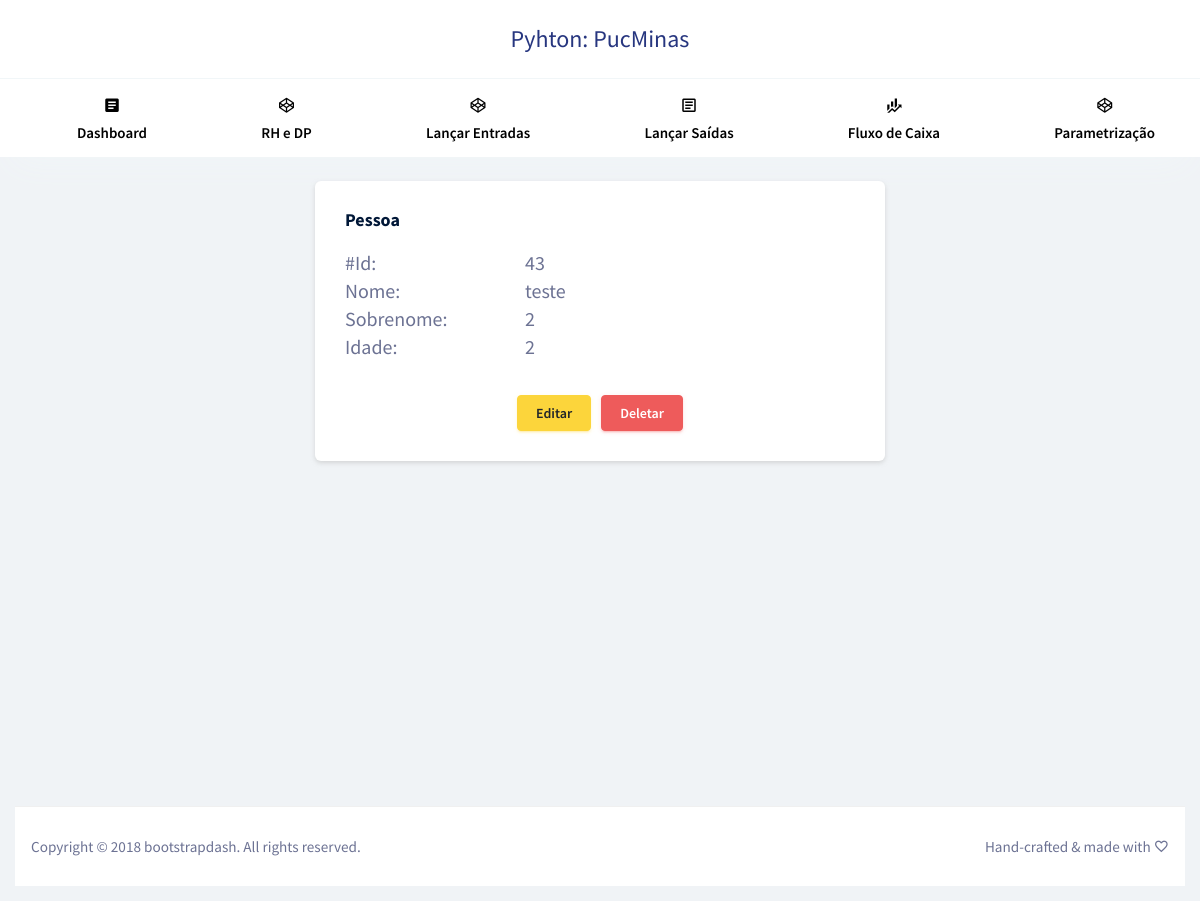
Screenshot of /pessoa/43/ with the database file from the repository.
### aplicacao/models/pessoa.py (models this page shows, shortened)
class Pessoa(models.Model):
	nome = models.CharField(max_length=30)
	sobrenome = models.CharField(max_length=30)
	idade = models.IntegerField(null=True)
	depto_atual = models.ForeignKey(
		Departamento,
		on_delete=models.RESTRICT,
		null=True)
	hist_deptos = models.ManyToManyField(
		Departamento,
		related_name='hist_pessoa_depto')
	depto_chefia = models.ForeignKey(
		Departamento,
		on_delete=models.RESTRICT,
		null=True,
		related_name='chefia_depto')
	ESCOLARIDADE_CHOICES = [
		('NI','Não informado'),
		('EF','Ensino Fundamental'),
		('EM','Ensino Médio'),
		('ES','Ensino Superior'),
	]
	escolaridade = models.CharField(
		max_length=2,
		choices=ESCOLARIDADE_CHOICES,
		default='NI'
	)
	objects = PessoaManager()

### aplicacao/views/view_pessoa.py (the view)
def show(request, id):
    returnedObject = Pessoa.objects.get(pk=id)
    dados = {"returnedObject": returnedObject}
    return render(request, "pessoa/detalhar.html", dados)

### aplicacao/templates/pessoa/detalhar.html (shortened to what this page needs)
{% extends 'layout/app.html' %}
{% block xpto %}
<div class="row justify-content-md-center">
	<div class="col-md-6 grid-margin stretch-card">
		<div class="card">
			<div class="card-body">
				<h4 class="card-title">Pessoa</h4>
                    <div class='row'>
                        <div class='col-4'><h3>#Id: </h3></div>
                        <div class='col-8'><h3>{{returnedObject.id}}</h3></div>
                    </div>
                    <div class='row'>
                        <div class='col-4'><h3>Nome: </h3></div>
                        <div class='col-8'><h3>{{returnedObject.nome}}</h3></div>
                    </div>
                    <div class='row'>
                        <div class='col-4'><h3>Sobrenome: </h3></div>
                        <div class='col-8'><h3>{{returnedObject.sobrenome}}</h3></div>
                    </div>
                    <div class='row'>
                        <div class='col-4'><h3>Idade: </h3></div>
                        <div class='col-8'><h3>{{returnedObject.idade}}</h3></div>
                    </div>
                    <div class='row justify-content-md-center' style="margin-top:30px">
                        <div style="margin-right:10px">
                            <form action="{% url 'pessoa.edit' returnedObject.id %}" method="post">
                                <button type="submit" value="edit" class="btn btn-warning btn-md">Editar</button>
                            </form>
                        </div>
                        <div>
                            <form action="{% url 'pessoa.delete' returnedObject.id %}" method="post">
                                <button type="submit" value="Delete" class="btn btn-danger btn-md">Deletar</button>
                            </form>
                        </div>
                    </div>
			</div>
		</div>
	</div>
</div>
{% endblock %}

### rows the page displays
Pessoa: id "43", nome "teste", sobrenome "2", idade "2"
